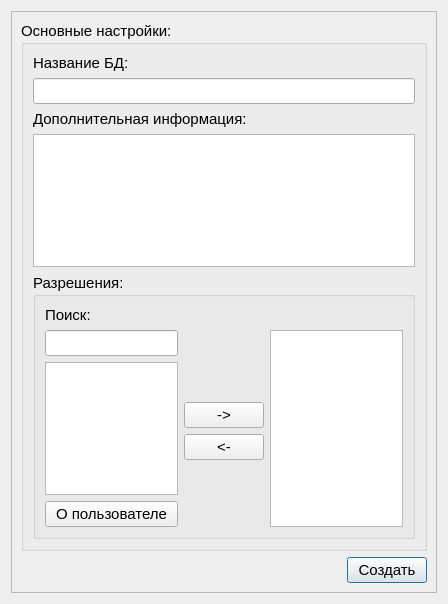
<?xml version="1.0" encoding="UTF-8"?>
<ui version="4.0">
 <class>adddb_dialog</class>
 <widget class="QDialog" name="adddb_dialog">
  <property name="geometry">
   <rect>
    <x>0</x>
    <y>0</y>
    <width>448</width>
    <height>604</height>
   </rect>
  </property>
  <property name="windowTitle">
   <string>Dialog</string>
  </property>
  <layout class="QGridLayout" name="gridLayout">
   <item row="0" column="0">
    <widget class="QScrollArea" name="scrollArea">
     <property name="widgetResizable">
      <bool>true</bool>
     </property>
     <widget class="QWidget" name="scrollAreaWidgetContents">
      <property name="geometry">
       <rect>
        <x>0</x>
        <y>0</y>
        <width>432</width>
        <height>588</height>
       </rect>
      </property>
      <layout class="QGridLayout" name="gridLayout_2">
       <item row="1" column="1">
        <widget class="QPushButton" name="pushButton_Create">
         <property name="font">
          <font>
           <pointsize>11</pointsize>
          </font>
         </property>
         <property name="text">
          <string>Создать</string>
         </property>
        </widget>
       </item>
       <item row="1" column="0">
        <spacer name="horizontalSpacer">
         <property name="orientation">
          <enum>Qt::Horizontal</enum>
         </property>
         <property name="sizeHint" stdset="0">
          <size>
           <width>40</width>
           <height>20</height>
          </size>
         </property>
        </spacer>
       </item>
       <item row="0" column="0" colspan="2">
        <widget class="QGroupBox" name="groupBox">
         <property name="font">
          <font>
           <pointsize>11</pointsize>
          </font>
         </property>
         <property name="title">
          <string>Основные настройки:</string>
         </property>
         <layout class="QGridLayout" name="gridLayout_3">
          <item row="0" column="0">
           <widget class="QLabel" name="labelNameDB">
            <property name="cursor">
             <cursorShape>ArrowCursor</cursorShape>
            </property>
            <property name="text">
             <string>Название БД:</string>
            </property>
           </widget>
          </item>
          <item row="2" column="0">
           <widget class="QLabel" name="label_AdditionalInformation">
            <property name="text">
             <string>Дополнительная информация:</string>
            </property>
           </widget>
          </item>
          <item row="1" column="0">
           <widget class="QLineEdit" name="lineEdit_NameDB"/>
          </item>
          <item row="3" column="0">
           <widget class="QPlainTextEdit" name="plainTextEdit_AdditionalInformation">
            <property name="inputMethodHints">
             <set>Qt::ImhMultiLine</set>
            </property>
            <property name="sizeAdjustPolicy">
             <enum>QAbstractScrollArea::AdjustIgnored</enum>
            </property>
            <property name="lineWrapMode">
             <enum>QPlainTextEdit::NoWrap</enum>
            </property>
            <property name="overwriteMode">
             <bool>false</bool>
            </property>
           </widget>
          </item>
          <item row="4" column="0">
           <widget class="QGroupBox" name="groupBox_2">
            <property name="title">
             <string>Разрешения:</string>
            </property>
            <layout class="QGridLayout" name="gridLayout_4">
             <item row="0" column="0">
              <widget class="QLabel" name="label">
               <property name="text">
                <string>Поиск:</string>
               </property>
              </widget>
             </item>
             <item row="2" column="1">
              <spacer name="verticalSpacer">
               <property name="orientation">
                <enum>Qt::Vertical</enum>
               </property>
               <property name="sizeHint" stdset="0">
                <size>
                 <width>20</width>
                 <height>40</height>
                </size>
               </property>
              </spacer>
             </item>
             <item row="1" column="0">
              <widget class="QLineEdit" name="lineEdit"/>
             </item>
             <item row="2" column="0" rowspan="4">
              <widget class="QListWidget" name="listWidget"/>
             </item>
             <item row="3" column="1">
              <widget class="QPushButton" name="pushButton_In">
               <property name="text">
                <string>-&gt;</string>
               </property>
              </widget>
             </item>
             <item row="4" column="1">
              <widget class="QPushButton" name="pushButton_Out">
               <property name="text">
                <string>&lt;-</string>
               </property>
              </widget>
             </item>
             <item row="5" column="1">
              <spacer name="verticalSpacer_2">
               <property name="orientation">
                <enum>Qt::Vertical</enum>
               </property>
               <property name="sizeHint" stdset="0">
                <size>
                 <width>20</width>
                 <height>40</height>
                </size>
               </property>
              </spacer>
             </item>
             <item row="6" column="0">
              <widget class="QPushButton" name="pushButton_InfoUser">
               <property name="text">
                <string>О пользователе</string>
               </property>
              </widget>
             </item>
             <item row="1" column="2" rowspan="6">
              <widget class="QListWidget" name="listWidget_2"/>
             </item>
            </layout>
           </widget>
          </item>
         </layout>
        </widget>
       </item>
      </layout>
     </widget>
    </widget>
   </item>
  </layout>
 </widget>
 <resources/>
 <connections/>
</ui>
